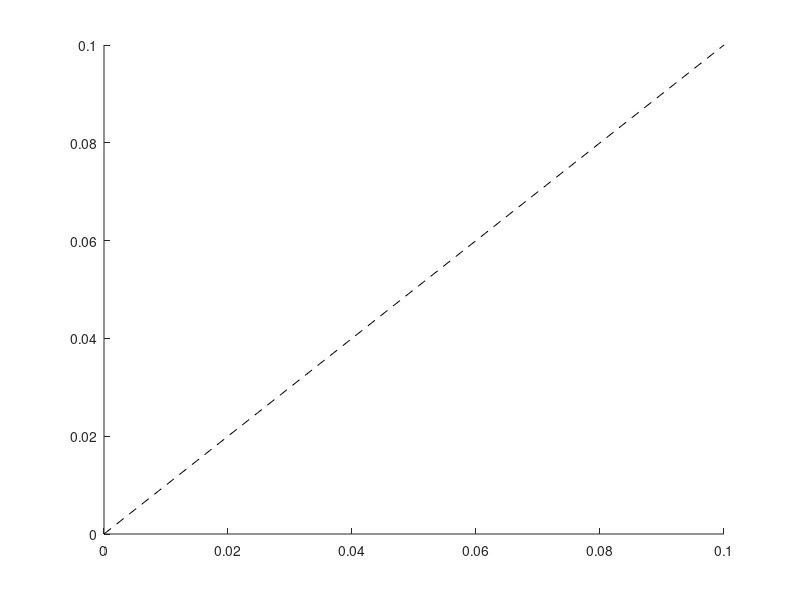

Write the MATLAB code that produced this figure. (Note: this script raises an error after producing the figure.)
% pred_summary.m
%
% Description: Compare predictive performance across mDLAG-time,
%              mDLAG-inducing, and mDLAG-frequency.
%
% Author:
%     Evren Gokcen    egokcen@cmu.edu

%% mDLAG-time vs mDLAG-frequency and mDLAG-inducing with 20 inducing points

load('./results/pred_mdlag_time.mat');
load('./results/pred_mdlag_freq.mat');
load('./results/pred_smdlag_S20.mat');

figure;
hold on;
line([0 0.1], [0 0.1], 'color', 'k', 'linestyle', '--');
plot(R2mdlag_time(:), R2smdlag(:), ...
    'linestyle', 'none', ...
    'color', SPARSECOLOR, ...
    'marker', '.', ...
    'markersize', 10);
plot(R2mdlag_time(:), R2mdlag_freq(:), ...
    'linestyle', 'none', ...
    'color', FREQCOLOR, ...
    'marker', '.', ...
    'markersize', 10);
axis square;
xlabel('Leave-group-out R^2, mDLAG-time');
ylabel('Leave-group-out R^2, other');

% Significance tests
[p1,~] = signtest(R2mdlag_time(:), R2smdlag(:), ...
    'alpha', 0.05, 'tail', 'right');
[p2,~] = signtest(R2mdlag_freq(:), R2smdlag(:), ...
    'alpha', 0.05, 'tail', 'right');
fprintf('mDLAG-time better than mDLAG-inducing: p = %0.04f\n', p1);
fprintf('mDLAG-freq better than mDLAG-inducing: p = %0.04f\n', p2);

%% mDLAG-time vs mDLAG-frequency and mDLAG-inducing with 32 inducing points

load('./results/pred_mdlag_time.mat');
load('./results/pred_mdlag_freq.mat');
load('./results/pred_smdlag_S32.mat');

figure;
hold on;
line([0 0.1], [0 0.1], 'color', 'k', 'linestyle', '--');
plot(R2mdlag_time(:), R2smdlag(:), ...
    'linestyle', 'none', ...
    'color', SPARSECOLOR, ...
    'marker', '.', ...
    'markersize', 10);
plot(R2mdlag_time(:), R2mdlag_freq(:), ...
    'linestyle', 'none', ...
    'color', FREQCOLOR, ...
    'marker', '.', ...
    'markersize', 10);
axis square;
xlabel('Leave-group-out R^2, mDLAG-time');
ylabel('Leave-group-out R^2, other');

% Significance tests
[p1,~] = signtest(R2mdlag_time(:), R2smdlag(:), ...
    'alpha', 0.05, 'tail', 'right');
[p2,~] = signtest(R2mdlag_freq(:), R2smdlag(:), ...
    'alpha', 0.05, 'tail', 'right');
fprintf('mDLAG-time better than mDLAG-inducing: p = %0.04f\n', p1);
fprintf('mDLAG-freq better than mDLAG-inducing: p = %0.04f\n', p2);
